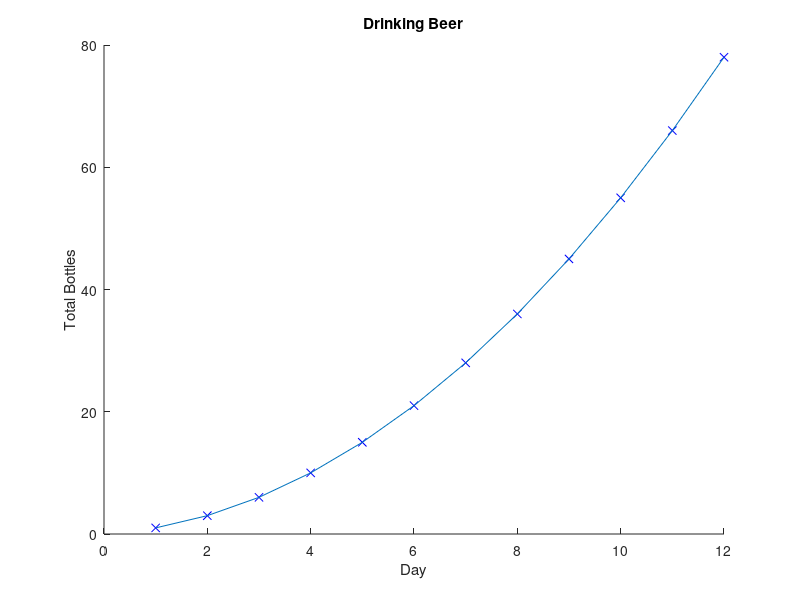

Write the MATLAB code that produced this figure.
% Andrew Brown Lab 3 Problem 3

clc
clear

%Print out bottles on the wall and total until you reach at least 75

clc
clear
clf

%Practice with a while loop

%Define given variables
totalSum=0;
n=10;
saveSums=zeros(1,length(n));
saveDays=zeros(1,length(n));
k=0;

%For loop counting from 1 to 10 going up
while totalSum<75
    k=k+1;
    if k==1 %use proper grammar for the first bottle
        fprintf('%0.0f bottle of beer on the wall, ',k)
    else %use proper grammar for the plural "bottles"
        fprintf('%0.0f bottles of beer on the wall, ',k)
    end %end if statement
    totalSum=totalSum+k;%add current bottles to toalSum
    fprintf('total %0.0f\n',totalSum)
    saveSums(k)=totalSum; %set kth term of saveSums to the current total sum
    saveDays(k)=k; %save an array that counts k
    hold on
    plot(k,totalSum,'xb')
    title('Drinking Beer')
    xlabel('Day')
    ylabel('Total Bottles')
end %end for loop

%Plot the line on the same graph
hold on
plot(saveDays,saveSums)

%print out the total number of bottles from the totalSum variable
fprintf('Total number of bottles is: %0.0f after %0.0f loops\n',totalSum,k)
